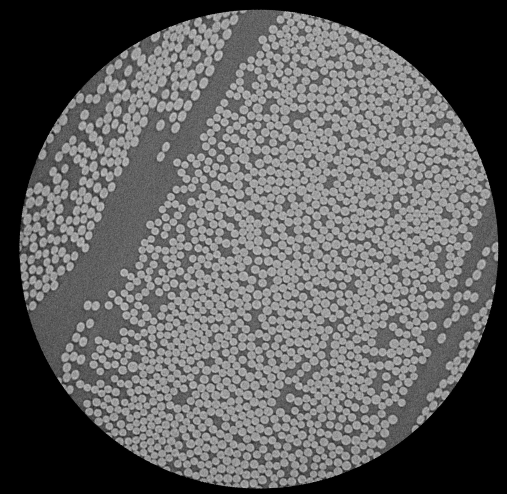
#> input picture 4 Week/quiz_image_1.png, 1013 x 988 px, found by its file name (shown at 1/2 size)
$ python week4.py   (older library calls are emulated)
#> lines starting #> are read from the running program, lines starting #| are printed output that depends on the picture; after the words box and inside, x2 and y2 are one past the last pixel; in counts of white or black regions, pixels touching at a corner belong together; long printed decimals are rounded
# -*- coding: utf-8 -*-
"""
Created on Wed Feb 23 14:32:24 2022

@author: hujo8
"""

import random
import numpy as np
import matplotlib.pyplot as plt
import skimage.io
import skimage.transform
import cv2

#%% READ IN IMAGES

random.seed(10)
n = 20

x = []
y = []
for i in range(0,n):
    g = random.randint(0,100)
    x.append(g)

for i in range(0,n):
    g = random.randint(0,100)
    y.append(g)


theta = (45/180)*np.pi
t = np.array([100,100])
R = np.array([[np.cos(theta),-np.sin(theta)],[np.sin(theta),np.cos(theta)]])
s = 2
P = np.concatenate((x, y))

P = np.reshape(P, (2, n))

Q = []
for i in range(0,n):

    g = (s*(np.dot(R,P[:,i])))+t
    Q.append(g)

Q = np.array(Q)


cq = np.array([[np.sum(Q[:,0])/n],[np.sum(Q[:,1])/n]])

cp = np.array([[np.sum(P[0,:])/n],[np.sum(P[1,:])/n]])


ax = plt.gca()

ax.scatter(P[1,:],P[0,:], color="b")
ax.scatter(Q[:,1],Q[:,0], color="r")
ax.scatter(cq[1],cq[0], color="g")
ax.scatter(cp[1],cp[0], color="g")

#%% READ IN IMAGES
P = P.astype(np.float)

distp = np.linalg.norm(P-cp)


distq = np.linalg.norm(Q-cq.T)


sm =  distq / distp


C = (Q.T-cq)@(P-cp).T

U,sig,Vt = np.linalg.svd(C)

Rh = U@Vt

D = np.array([[1,0],[0,np.linalg.det(Rh)]])

Rm = Rh@D

tm = cq - sm*Rm@cp


#%% Read in image

in_dir = 'c:/Users/hujo8/OneDrive/Advanced image analysis/4 Week/'

im1 = skimage.io.imread (in_dir + 'quiz_image_1.png')
#> im1 is the input picture: shape (988, 1013); min 0, max 220, mean 93.5
im2 = skimage.io.imread (in_dir + 'quiz_image_2.png')
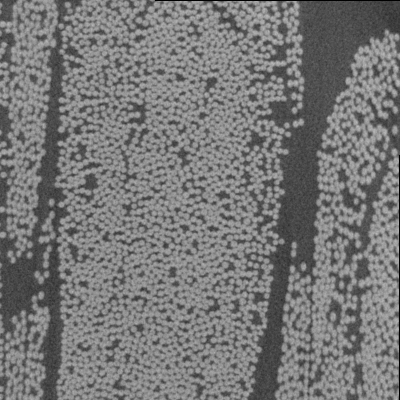
#> input picture 4 Week/quiz_image_2.png, 400 x 400 px, found by its file name
#> im2 is the input picture: shape (400, 400); min 0, max 188, mean 119.3

fig, ax = plt.subplots(1,2)
ax[0].imshow(im1,cmap='gray')
ax[1].imshow(im2,cmap='gray')


#%% Detect keypoints and show
# Initiate SIFT detector

sift = cv2.SIFT_create()

# find the keypoints and descriptors with SIFT
kp1,des1 = sift.detectAndCompute(im1,None)
#> kp1 = 19558 keypoints; strongest (x, y, size): (738, 266, 2.6), (485, 23, 5), (278, 822, 3.2), (85, 309, 11.3)
kp2,des2 = sift.detectAndCompute(im2,None)
#> kp2 = 6333 keypoints; strongest (x, y, size): (303, 267, 4.2), (292, 269, 3.9), (165, 245, 3.8), (175, 143, 4.1)

# BFMatcher with default params
bf = cv2.BFMatcher()
matches = bf.knnMatch(des1,des2,k=2)
#> matches = 19558 matches

# Apply ratio test
good = []
for m,n in matches:
    # Apply the Lowe criterion best should be closer than second best
    if m.distance/(n.distance + 10e-10) < 0.6:
        good.append([m])
#> after the loop, good = 653 matches


# cv.drawMatchesKnn expects list of lists as matches.
img3 = cv2.drawMatchesKnn(im1,kp1,im2,kp2,good,None,flags=cv2.DrawMatchesFlags_NOT_DRAW_SINGLE_POINTS)
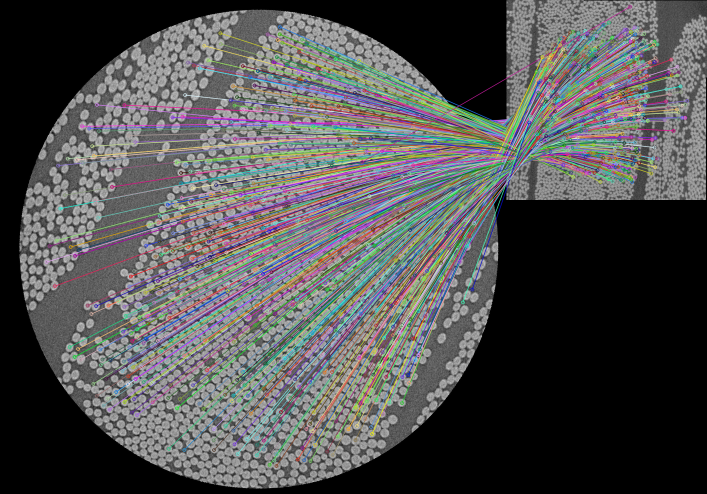
#> img3: shape (988, 1413, 3) (shown at 1/2 size); mean of channels 0, 1, 2 80.7, 80.6, 81.1; drawn as R, G, B
plt.imshow(img3),plt.show()
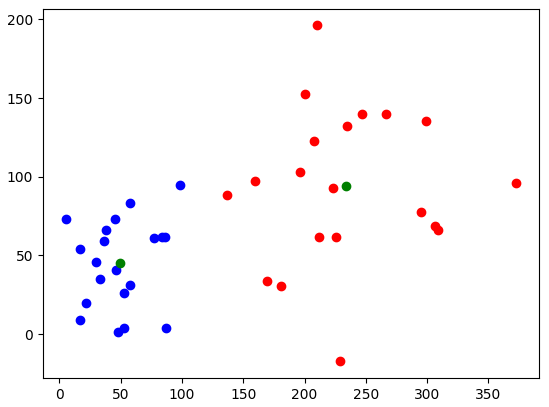
#> figure drawn by matplotlib, 1 panel
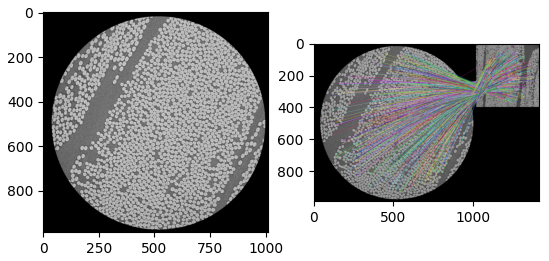
#> figure drawn by matplotlib, 2 panels

#%%
thres = 0.1
# Initiate SIFT detector
sift = cv2.SIFT_create()

# find the keypoints and descriptors with SIFT
kp1,des1 = sift.detectAndCompute(im1,None)


print(f'Coordinates: {kp1[0].pt}')
#| Coordinates: (33.968, 508.318)
print(f'Response: {kp1[0].response}')
#| Response: 0.02756
print(f'Size: {kp1[0].size}')
#| Size: 9.968

#%% Plot keypoints

# show keypoints
pts_im1 = np.asarray([kp1[i].pt for i in range(len(kp1))])
#> pts_im1 = 19558 pairs, first value 33.97 to 995.4, second value 17.06 to 979.3
fig,ax = plt.subplots(1)
ax.imshow(im1, cmap='gray')
ax.plot(pts_im1[:,0],pts_im1[:,1],'r.')

#% Match keypoints and show
thres = 0.6
# Initiate SIFT detector
sift = cv2.SIFT_create()

# find the keypoints and descriptors with SIFT
kp1, des1 = sift.detectAndCompute(im1,None)
kp2, des2 = sift.detectAndCompute(im2,None)

# BFMatcher with default params
bf = cv2.BFMatcher()
matches = bf.knnMatch(des1,des2,k=2)

# Apply ratio test
good_matches = []

for m,n in matches:
    if m.distance/(n.distance+10e-10) < thres:
        good_matches.append([m])
#> after the loop, good_matches = 653 matches

# Find coordinates
pts_im1 = [kp1 [m[0].queryIdx].pt for m in good_matches]
#> pts_im1 = 653 pairs, first value 92.76 to 947.9, second value 53.4 to 931.5
pts_im1 = np.array(pts_im1, dtype=np.float32).T
pts_im2 = [kp2 [m [0].trainIdx].pt for m in good_matches]
#> pts_im2 = 653 pairs, first value 31.33 to 360.9, second value 13.05 to 363.4
pts_im2 = np.array(pts_im2, dtype=np.float32).T

r1, c1 = im1.shape
#> r1 = 988; c1 = 1013
r2, c2 = im2.shape
#> r2 = 400; c2 = 400
n_row = np.maximum(r1,r2)
#> n_row = 988
n_col = c1 + c2
#> n_col = 1413
im_comp = np.zeros((n_row,n_col))
im_comp[:r1,:c1] = im1
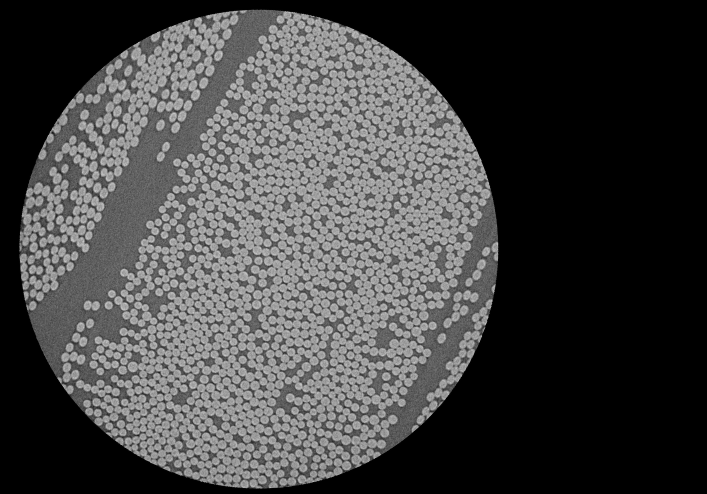
#> im_comp: shape (988, 1413) float64 (shown at 1/2 size); min 0, max 220, mean 67
im_comp[:r2,c1:(c1+c2)] = im2
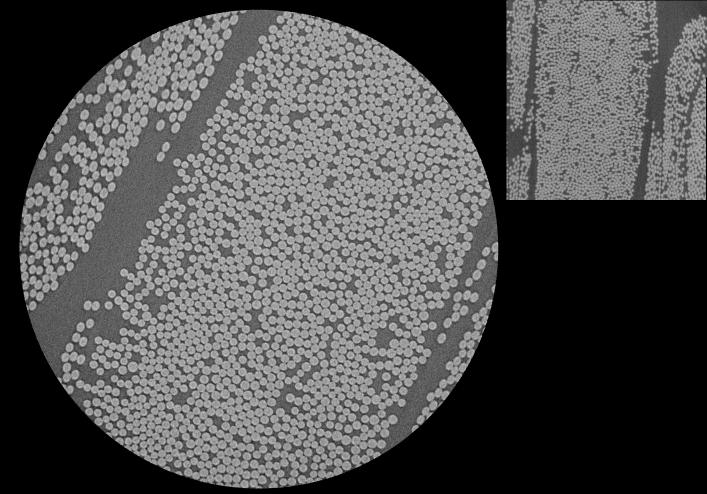
#> im_comp: shape (988, 1413) float64 (shown at 1/2 size); 11.43% of pixels changed, all inside (x1, y1, x2, y2) = (1013, 0, 1413, 400)

fig,ax = plt.subplots(1)
ax.imshow(im_comp, cmap='gray')
ax.plot(pts_im1[0],pts_im1[1],'.r')
ax.plot(pts_im2[0]+c1,pts_im2[1],'.b')
ax.plot(np.c_[pts_im1[0],pts_im2[0]+c1].T,np.c_[pts_im1[1],pts_im2[1]].T,'w',linewidth = 0.5)


#%%

P = pts_im1

Q = pts_im2

P = P.astype(np.float)


#> (the run stopped early here; a loop or call above may not have finished)
